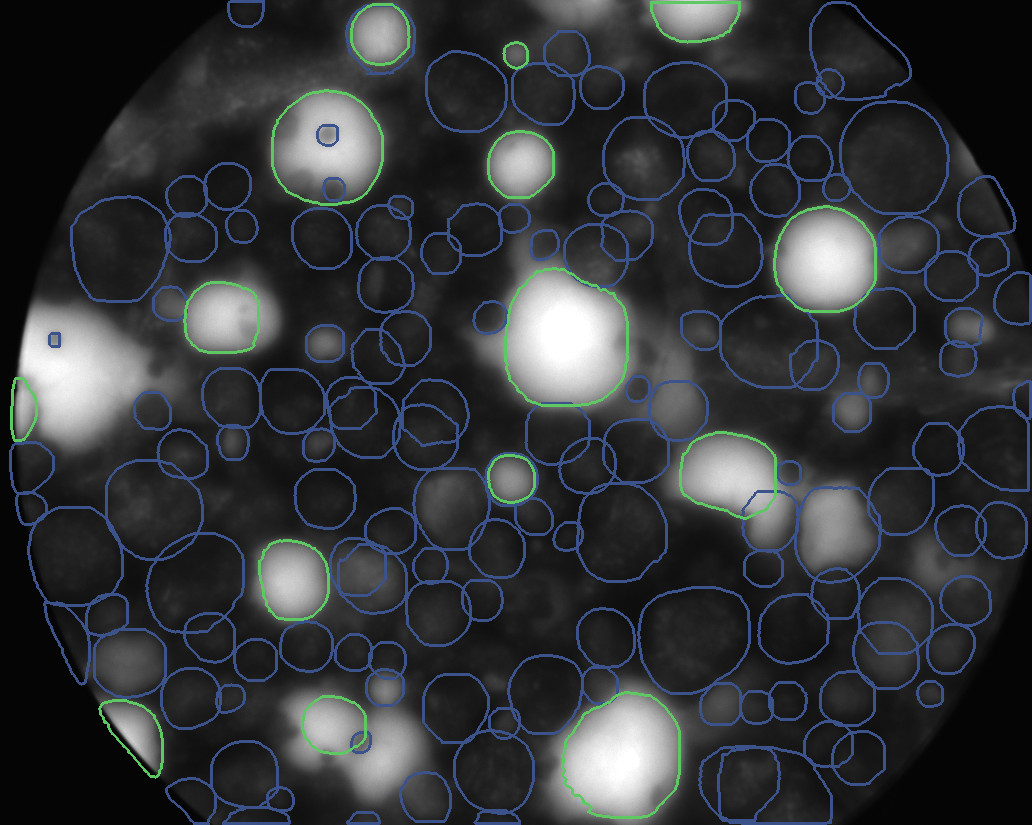
#> input picture assets/example_detection.jpg, 1032 x 825 px
$ python -i image_processing.py   (imports and definitions only)
#> lines starting #> are read from the running program, lines starting #| are printed output that depends on the picture
from typing import Optional

import numpy as np
from numpy.typing import ArrayLike
from skimage import color
from skimage.filters import threshold_otsu

Image = ArrayLike
Mask = ArrayLike


def apply_otsu_threshold(image: Image, mask: Optional[Mask] = None) -> Mask:
    """Creates a binary image using Otsus method.

    :param image: input image
    :param mask: mask to limit the calculation of the threshold to a certain area
    :return: binary image
    """

    if mask is None:
        mask = np.ones(image.shape, dtype=bool)

    image = rgb2gray(image)

    threshold = threshold_otsu(image[mask])
    return np.greater(image, threshold)


def rgb2gray(image: Image) -> Image:
    """Convert image to grayscale, if necessary.

    :param image: input image (potentially rgb)
    :return: grayscale image
    """
    if image.ndim == 3:
        image = color.rgb2gray(image)
    return image


def apply_mean_threshold(image: Image, mask: Mask) -> Mask:
    """Performs an image binarization, using the mean value of the image as threshold.

    :param image: input image
    :param mask: mask to limit the calculation of the threshold to a certain area
    :return: binary image
    """
    image = rgb2gray(image)

    binary_image = image > np.mean(image[mask])
    return binary_image

>>> import cv2
>>> picture = cv2.cvtColor(cv2.imread('../assets/example_detection.jpg'), cv2.COLOR_BGR2RGB)
>>> result = apply_otsu_threshold(picture)
#> in rgb2gray, `image = color.rgb2gray(image)`:
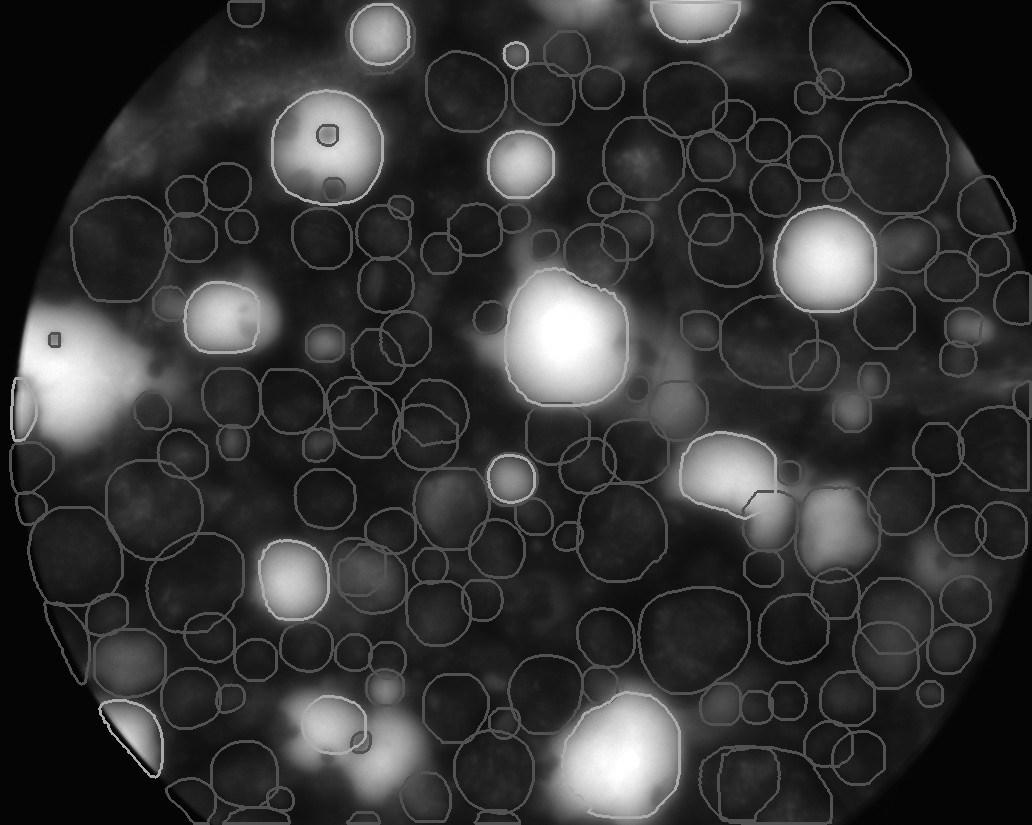
#> image: shape (825, 1032) float64; min 0, max 1, mean 0.208
#> (the run stopped early here; a loop or call above may not have finished)
